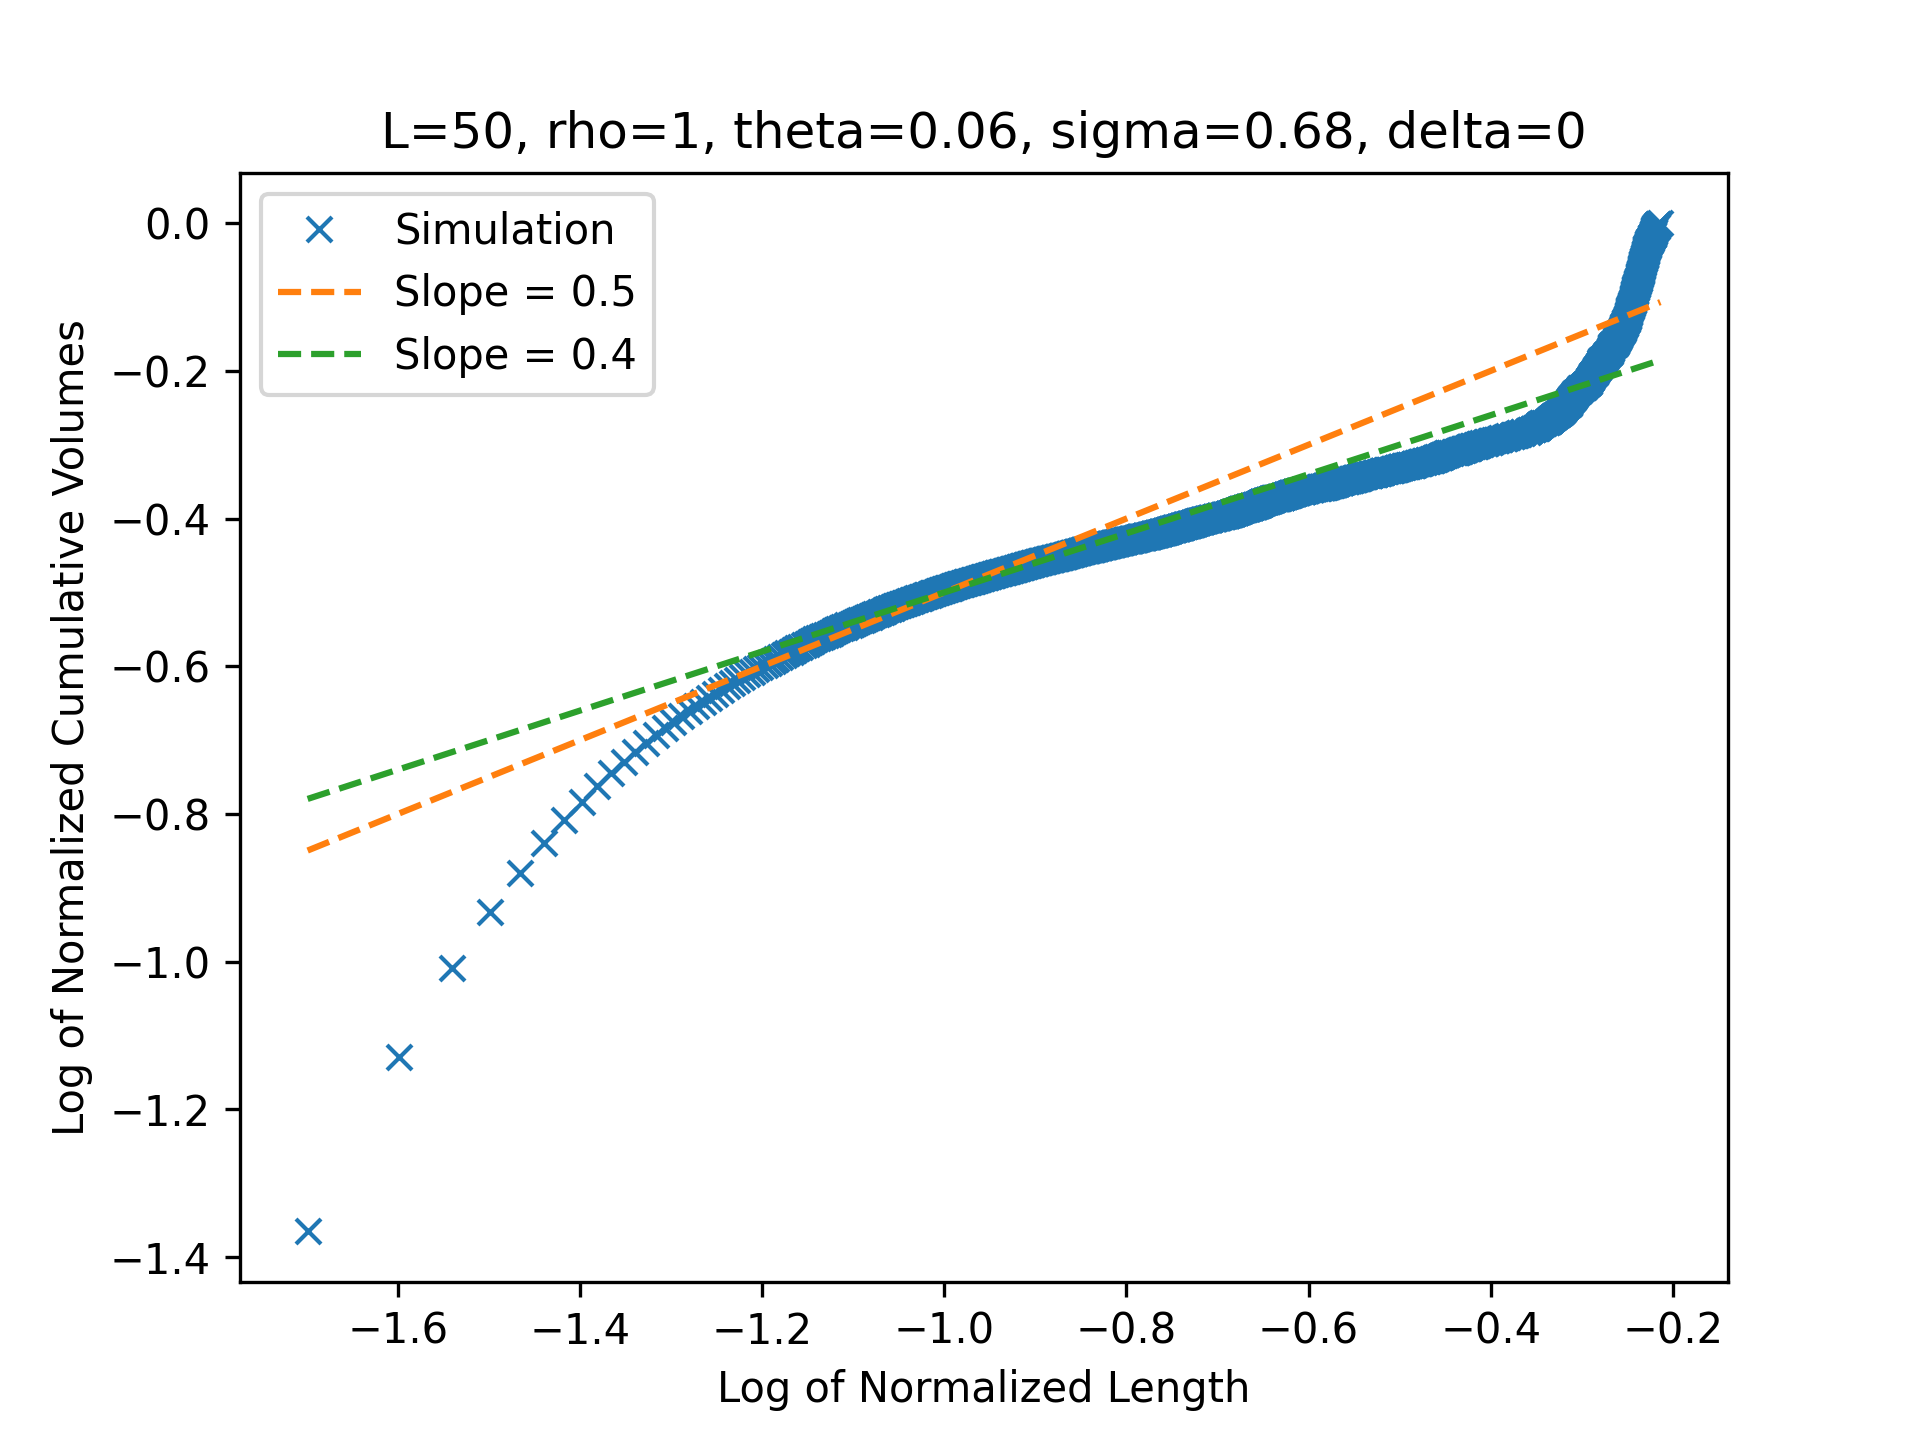

Recreate this plot in Python.
import numpy as np
from tqdm import tqdm
import pandas as pd
from scipy import ndimage
import matplotlib.pyplot as plt
from numba import njit


@njit
def neighbours_3D(c, L):
    """Find the neighbouring sites of a site on a square lattice.
    
    Parameters
    ----------
    c : numpy.ndarray
        Coordinates of the site.
    L : int
    Side length of the square lattice.
    
    Returns
    -------
    numpy.ndarray
    Coordinates of the neighbouring sites.
    """
    return np.array([[(c[0]-1)%L, c[1], c[2]], [(c[0]+1)%L, c[1], c[2]], [c[0], (c[1]-1)%L, c[2]], [c[0], (c[1]+1)%L, c[2]], [c[0], c[1], (c[2]-1)%L], [c[0], c[1], (c[2]+1)%L]])

@njit
def init_lattice_3D(L):
    """Initialize the 3D lattice.

    Parameters
    ----------
    L : int
        Side length of the cubic lattice.
    N : int
        Number of bacteria to place on the lattice.

    Returns
    -------
    soil_lattice : numpy.ndarray
        Lattice with bacteria randomly placed on it.
    """

    # note about lattice:
    #   0 = empty
    #   1 = nutrient
    #   2 = soil
    #   3 = worm
    # start with 25-25-25-25
    soil_lattice = np.random.choice(np.arange(0, 4), size=(L, L, L))

    return soil_lattice

@njit
def update_stochastic_3D(soil_lattice, L, rho, theta, sigma, delta):
    """Update the lattice stochastically. Called once every timestep.

    The function mutates a global variable, to avoid slowdowns from numba primitives.
    It works by choosing a random site, and then giving a dynamics ascribed to the said site.
    
    Parameters:
    -----------
    soil_lattice : numpy.ndarray
        Lattice with bacteria randomly placed on it.
    L : int
        Side length of the square lattice.
    rho : float
        Reproduction rate.
    theta : float
        Death rate.
    sigma : float
        Soil filling rate.
    delta : float
        Nutrient decay rate.
    
    Returns:
    --------
    None
    """

    # select a random site
    site = np.random.randint(0, L), np.random.randint(0, L), np.random.randint(0, L)

    if soil_lattice[site[0], site[1], site[2]] == 0:
        # choose a random neighbour
        nbr = neighbours_3D(site, L)[np.random.randint(6)]
        if soil_lattice[nbr[0], nbr[1], nbr[2]] == 2:  # if neighbour is soil
            # fill with soil-filling rate
            if np.random.rand() < sigma:
                soil_lattice[site[0], site[1], site[2]] = 2

    elif soil_lattice[site[0], site[1], site[2]] == 1:
        is_filled = False
        # choose a random neighbour
        nbr = neighbours_3D(site, L)[np.random.randint(6)]
        if soil_lattice[nbr[0], nbr[1], nbr[2]] == 2:  # if neighbour is soil
            # fill with soil-filling rate
            if np.random.rand() < sigma:
                soil_lattice[site[0], site[1], site[2]] = 2
                is_filled = True
        if not is_filled:
            # decay to empty with rate delta
            if np.random.rand() < delta:
                soil_lattice[site[0], site[1], site[2]] = 0

    elif soil_lattice[site[0], site[1], site[2]] == 3:
        # check for death
        if np.random.rand() < theta:
            soil_lattice[site[0], site[1], site[2]] = 0
        else:
            # move into a neighbour
            new_site = neighbours_3D(site, L)[np.random.randint(6)]
            # check the value of the new site
            new_site_value = soil_lattice[new_site[0], new_site[1], new_site[2]]
            # move the worm
            soil_lattice[new_site[0], new_site[1], new_site[2]] = 3
            soil_lattice[site[0], site[1], site[2]] = 0
            # check if the new site is nutrient
            if new_site_value == 1:
                # reproduce behind you
                if np.random.rand() < rho:
                    soil_lattice[site[0], site[1], site[2]] = 3
            # check if the new site is soil
            elif new_site_value == 2:
                # leave nutrient behind
                soil_lattice[site[0], site[1], site[2]] = 1
            # check if the new site is a worm
            elif new_site_value == 3:
                # keep both with worms (undo the vacant space in original site)
                soil_lattice[site[0], site[1], site[2]] = 3


@njit
def run_stochastic_3D(n_steps, L, rho, theta, sigma, delta, steps_to_record=np.array([100, 1000, 10000, 100000])):
    """Run the stochastic simulation for n_steps timesteps.

    Parameters
    ----------
    n_steps : int
        Number of timesteps to run the simulation for.
    L : int
        Side length of the square lattice.
    rho : float
        Reproduction rate.
    theta : float
        Death rate.
    sigma : float
        Soil filling rate.
    delta : float
        Nutrient decay rate.
    steps_to_record : ndarray, optional
        Array of timesteps to record the lattice data for, by default [100, 1000, 10000, 100000].

    Returns
    -------
    soil_lattice_data : ndarray
        List of soil_lattice data for specific timesteps.
    """
    N = int(L**2 / 10)  # initial number of bacteria
    soil_lattice = init_lattice_3D(L)

    soil_lattice_data = np.zeros((len(steps_to_record), L, L, L), dtype=np.int8)

    for step in range(1, n_steps+1):
        update_stochastic_3D(soil_lattice, L, rho, theta, sigma, delta)
        if step in steps_to_record:
            soil_lattice_data[steps_to_record == step] = soil_lattice

    return soil_lattice_data



def calculate_cluster_sizes(soil_lattice_data, target_site=1):
    """Calculate the cluster sizes for each timestep.

    Parameters
    ----------
    soil_lattice_data : ndarray
        3D array of soil_lattice data for each timestep.
    target_site : int
        The value of the site that is to be considered part of the cluster.
    
    Returns
    -------
    cluster_sizes : ndarray
        Array of cluster sizes for each timestep.
    """
    cluster_sizes = []
    for i in range(len(soil_lattice_data)):
        m = soil_lattice_data[i] == target_site
        lw, num = ndimage.label(m)
        sizes = ndimage.sum(m, lw, index=np.arange(num + 1))
        cluster_sizes.append(sizes)
    return cluster_sizes


def main():

    # initialize the parameters
    steps_per_latticepoint = 1_000  # number of time steps for each lattice point
    L = 50  # side length of the square lattice
    n_steps = steps_per_latticepoint * L**3  # number of bacteria moves
    rho = 1  # reproduction rate
    theta = 0.04  # death rate
    sigma = 0.68  # soil filling rate
    delta = 0 # nutrient decay rate

    steps_to_record = np.arange(n_steps//2, n_steps, 20 * L**2, dtype=np.int32)

    # run the simulation
    soil_lattice_data = run_stochastic_3D(n_steps, L, rho, theta, sigma, delta, steps_to_record)

    # calculate the cluster sizes
    soil_cluster_sizes = np.concatenate(calculate_cluster_sizes(soil_lattice_data, 2))

     # Calculate the lengths and volumes of the clusters
    lengths = (soil_cluster_sizes)**(1/3)
    volumes = soil_cluster_sizes

    # Calculate the cumulative volumes for each length
    sorted_indices = np.argsort(lengths)
    sorted_lengths = lengths[sorted_indices]
    sorted_volumes = volumes[sorted_indices]
    cumulative_volumes = np.cumsum(sorted_volumes)

    # Normalize the lengths and cumulative volumes
    normalized_lengths = sorted_lengths / L
    normalized_cumulative_volumes = cumulative_volumes / np.max(cumulative_volumes)

    # Convert the normalized lengths and cumulative volumes to a DataFrame
    df = pd.DataFrame({
        'Normalized Lengths': normalized_lengths,
        'Normalized Cumulative Volumes': normalized_cumulative_volumes
    })

    # Group by normalized lengths and take the maximum value in each group
    grouped = df.groupby('Normalized Lengths').max()

    plt.title(f'{L=}, {rho=}, {theta=}, {sigma=}, {delta=}')

    # Plot the log of the maximum normalized cumulative volumes against the log of the normalized lengths
    plt.plot(np.log10(grouped.index), np.log10(grouped['Normalized Cumulative Volumes']), marker='x', linestyle='none', label='Simulation')
    plt.xlabel('Log of Normalized Length')
    plt.ylabel('Log of Normalized Cumulative Volumes')

    # plot power-law with exponent tau
    tau = 0.5
    plt.plot(np.log10(normalized_lengths), tau * np.log10(normalized_lengths) , label=f'Slope = {tau}', linestyle='--')

    # plot power-law with exponent tau
    tau = 0.4
    plt.plot(np.log10(normalized_lengths), tau * np.log10(normalized_lengths) - 0.1 , label=f'Slope = {tau}', linestyle='--')

    plt.legend()
    plt.savefig(f'src/nutrient_model/fractal_dimension_3D_{theta=}_{sigma=}.png', dpi=300)
    plt.show()





if __name__ == "__main__":
    main()

